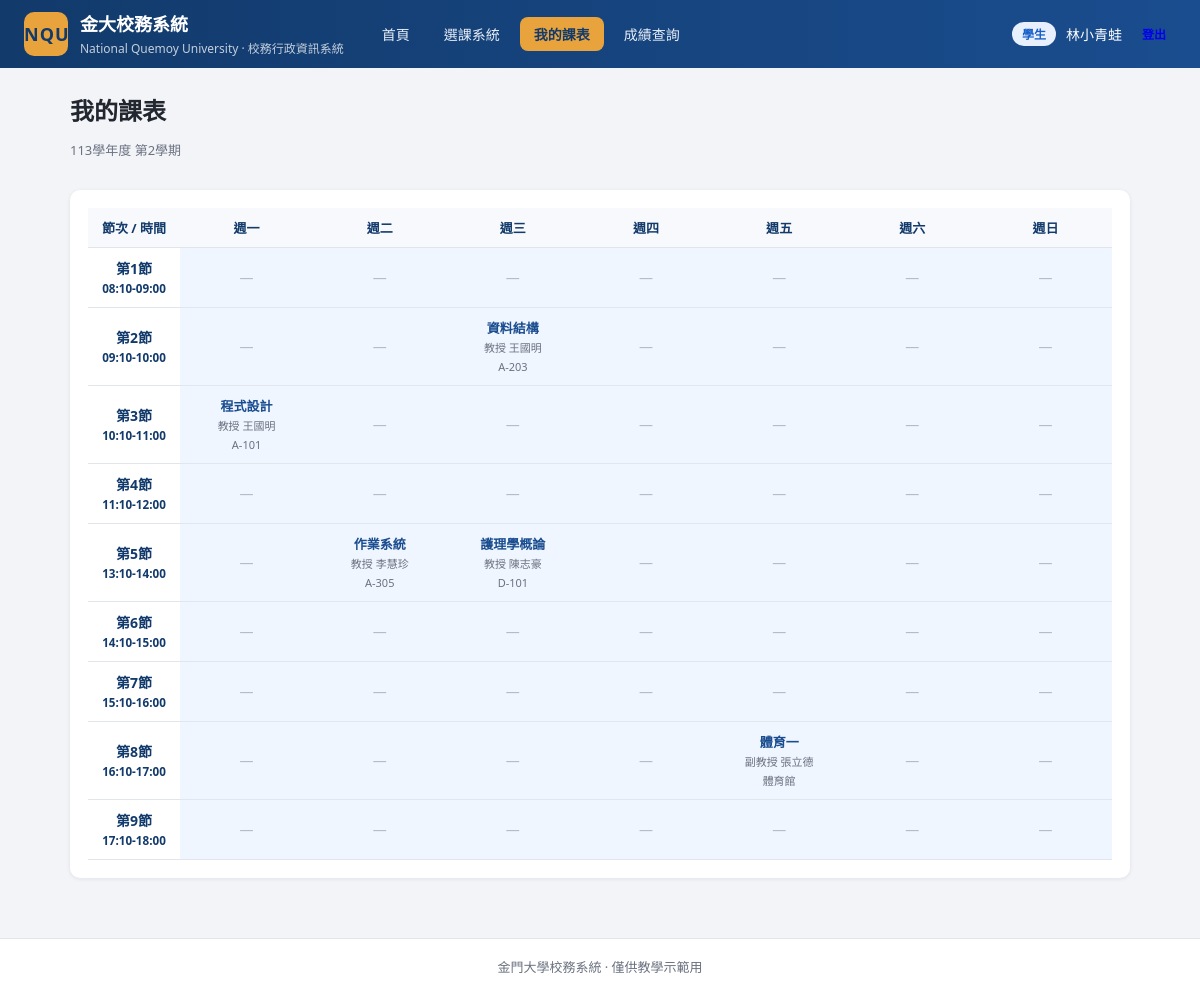
/student/schedule (signed in), run on the app's committed database.
### tables this page shows
CREATE TABLE users (
        user_id    TEXT PRIMARY KEY,
        password   TEXT NOT NULL,
        name       TEXT NOT NULL,
        role       TEXT NOT NULL CHECK (role IN ('student','teacher','admin')),
        department TEXT
    );

CREATE TABLE courses (
        course_id  TEXT PRIMARY KEY,
        name       TEXT NOT NULL,
        department TEXT,
        credits    INTEGER DEFAULT 0,
        capacity   INTEGER DEFAULT 60,
        teacher_id TEXT,
        weekday    INTEGER DEFAULT 1,
        period     INTEGER DEFAULT 1,
        location   TEXT,
        UNIQUE (course_id, teacher_id),
        FOREIGN KEY (teacher_id) REFERENCES users(user_id)
    );

### app.py (the view)
@app.route("/student/schedule")
@role_required("student")
def student_schedule():
    db = get_db()
    uid = session["user_id"]
    cells = db.execute(
        """SELECT c.*, u.name AS teacher_name, c.location
           FROM enrollments e JOIN courses c ON c.course_id = e.course_id
           JOIN users u ON u.user_id = c.teacher_id
           WHERE e.student_id = ? AND e.semester = ?""",
        (uid, SEMESTER),
    ).fetchall()
    grid = build_schedule_grid(cells)
    return render_template(
        "student/schedule.html",
        user=user_of(db, uid),
        grid=grid,
        weekday_names=WEEKDAYS,
        semester=SEMESTER,
        periods=PERIODS,
    )

### app.py (called while the page is built)
def get_db():
    if "db" not in g:
        g.db = sqlite3.connect(DB_PATH)
        g.db.row_factory = sqlite3.Row
        g.db.execute("PRAGMA foreign_keys = ON")
    return g.db

def role_required(*roles):
    def decorator(f):
        @wraps(f)
        def wrapper(*args, **kwargs):
            if "user_id" not in session:
                flash("請先登入", "warning")
                return redirect(url_for("login"))
            if session.get("role") not in roles:
                flash("沒有權限存取此頁面", "error")
                return redirect(url_for("index"))
            return f(*args, **kwargs)
        return wrapper
    return decorator

def user_of(db, uid):
    return db.execute("SELECT * FROM users WHERE user_id = ?", (uid,)).fetchone()

def build_schedule_grid(cells):
    grid = {p: [None] * 8 for p in range(1, 10)}
    for c in cells:
        p = c["period"]
        grid[p][c["weekday"] - 1] = c
    return grid

### templates/student/schedule.html (shortened to what this page needs)
{% extends "base.html" %}
{% block content %}
<div class="page-head">
  <div>
    <h2>我的課表</h2>
    <p class="muted">{{ semester }}</p>
  </div>
</div>
<div class="card">
  <table class="table schedule">
    <thead>
      <tr><th>節次 / 時間</th>
        {% for i in range(1, 8) %}<th>週{{ weekday_names[i] }}</th>{% endfor %}
      </tr>
    </thead>
    <tbody>
    {% for period in range(1, 10) %}
      <tr>
        <td class="period-cell">{{ periods[period-1][0] }}<br><small>{{ periods[period-1][1] }}</small></td>
        {% for day in range(1, 8) %}
          {% set c = grid[period][day-1] %}
          <td class="sched-cell">
            {% if c %}
              <strong>{{ c.name }}</strong>
              <br><small>{{ c.teacher_name }}<br>{{ c.location }}</small>
            {% else %}
              <span class="empty">—</span>
            {% endif %}
          </td>
        {% endfor %}
      </tr>
    {% endfor %}
    </tbody>
  </table>
</div>
{% endblock %}

### templates/base.html (shortened to what this page needs)
<!DOCTYPE html>
<html lang="zh-Hant">
<head>
  <link rel="stylesheet" href="{{ url_for('static', filename='css/style.css') }}">
</head>
<body>
{% if session.get('user_id') %}
<header class="topbar">
  <div class="brand">
    <span class="logo">NQU</span>
    <div>
      <h1>金大校務系統</h1>
      <small>National Quemoy University · 校務行政資訊系統</small>
    </div>
  </div>
  <nav class="main-nav">
    {% set role = session.get('role') %}
    {% if role == 'student' %}
      <a href="{{ url_for('student_home') }}" class="{{ 'active' if request.path == '/student' }}">首頁</a>
      <a href="{{ url_for('student_courses') }}" class="{{ 'active' if request.path.startswith('/student/courses') }}">選課系統</a>
      <a href="{{ url_for('student_schedule') }}" class="{{ 'active' if request.path == '/student/schedule' }}">我的課表</a>
      <a href="{{ url_for('student_grades') }}" class="{{ 'active' if request.path == '/student/grades' }}">成績查詢</a>
    {% elif role == 'teacher' %}
      <a href="{{ url_for('teacher_home') }}" class="{{ 'active' if request.path == '/teacher' }}">我的課程</a>
    {% endif %}
  </nav>
  <div class="user-box">
    <span class="role-tag role-{{ role }}">{{ {'student':'學生','teacher':'教師','admin':'行政'}[role] }}</span>
    <span>{{ session.get('name') }}</span>
    <a class="btn btn-sm" href="{{ url_for('logout') }}">登出</a>
  </div>
</header>
{% endif %}
<main class="container">
  {% block content %}{% endblock %}
</main>
<footer class="footer">
  金門大學校務系統 · 僅供教學示範用
</footer>
</body>
</html>

### static/css/style.css (style rules this page uses)
:root { --primary: #1a4d8f; --primary-dark: #123a6b; --accent: #e8a33d; --danger: #d64545; --ok: #2e9e5b; --bg: #f2f4f8; --panel: #ffffff; --text: #22262e; --muted: #6b7280; --border: #e1e5ec; --radius: 10px; --shadow: 0 1px 4px rgba(17, 24, 39, 0.08); }
* { box-sizing: border-box; }
body { margin: 0; font-family: "Segoe UI", "Microsoft JhengHei", "PingFang TC", sans-serif; background: var(--bg); color: var(--text); min-height: 100vh; display: flex; flex-direction: column; }
.topbar { background: linear-gradient(90deg, var(--primary-dark), var(--primary)); color: #fff; display: flex; align-items: center; gap: 24px; padding: 10px 24px; flex-wrap: wrap; }
.topbar .brand { display: flex; align-items: center; gap: 12px; }
.topbar .logo { width: 44px; height: 44px; background: var(--accent); color: var(--primary-dark); font-weight: 800; border-radius: 10px; display: grid; place-items: center; font-size: 18px; letter-spacing: 1px; }
.topbar h1 { font-size: 18px; margin: 0; }
.topbar small { opacity: 0.75; font-size: 12px; }
.main-nav { display: flex; gap: 6px; flex-wrap: wrap; }
.main-nav a { color: #e6edf7; text-decoration: none; padding: 7px 14px; border-radius: 8px; font-size: 14px; }
.main-nav a.active { background: var(--accent); color: var(--primary-dark); font-weight: 600; }
.user-box { margin-left: auto; display: flex; align-items: center; gap: 10px; font-size: 14px; }
.container { width: 100%; max-width: 1100px; margin: 24px auto 40px; padding: 0 20px; flex: 1; }
.footer { text-align: center; padding: 18px; color: var(--muted); font-size: 13px; border-top: 1px solid var(--border); background: #fff; }
.page-head { display: flex; justify-content: space-between; align-items: center; margin-bottom: 18px; flex-wrap: wrap; gap: 10px; }
.page-head h2 { margin: 0 0 4px; }
.muted { color: var(--muted); font-size: 13px; }
.card { background: var(--panel); border-radius: var(--radius); box-shadow: var(--shadow); padding: 18px; margin-bottom: 20px; }
.table { width: 100%; border-collapse: collapse; font-size: 14px; }
.table th, .table td { padding: 10px 12px; text-align: left; border-bottom: 1px solid var(--border); vertical-align: middle; }
.table thead th { background: #f7f9fc; color: var(--primary-dark); font-size: 13px; white-space: nowrap; }
.empty { color: #b6bcc7; text-align: center; }
.schedule th, .schedule td { text-align: center; }
.schedule .period-cell { font-weight: 600; color: var(--primary-dark); width: 92px; }
.schedule .sched-cell { min-width: 96px; }
.sched-cell { background: #f0f6ff; }
.sched-cell strong { color: var(--primary); font-size: 13px; }
.sched-cell small { color: var(--muted); font-size: 11px; }
.btn { display: inline-block; border: none; cursor: pointer; border-radius: 8px; padding: 8px 14px; font-size: 13px; font-weight: 600; text-decoration: none; transition: filter 0.15s; }
.btn-sm { padding: 5px 10px; font-size: 12px; }
.role-tag { padding: 3px 10px; border-radius: 999px; font-size: 12px; font-weight: 600; }
.role-student { background: #e8f0fe; color: #1a5fc9; }

### data on the page
users: get "林小青蛙"
courses: name "資料結構", location "A-203"
users: teacher_name "教授 王國明" "教授 王國明"
courses: name "程式設計", location "A-101"
courses: name "作業系統", location "A-305"
users: teacher_name "教授 李慧珍"
courses: name "護理學概論", location "D-101"
users: teacher_name "教授 陳志豪"
courses: name "體育一", location "體育館"
users: teacher_name "副教授 張立德"

### other printed values
{{ {'student':'學生','teacher':'教師','admin':'行政'}[role] }} "學生"
{{ semester }} "113學年度 第2學期"
{{ weekday_names[i] }} "一" "二" "三" "四" "五" "六" "日"
{{ periods[period-1][0] }} "第1節" "第2節" "第3節" "第4節" "第5節" "第6節" "第7節" "第8節" "第9節"
{{ periods[period-1][1] }} "08:10-09:00" "09:10-10:00" "10:10-11:00" "11:10-12:00" "13:10-14:00" "14:10-15:00" "15:10-16:00" "16:10-17:00" "17:10-18:00"
